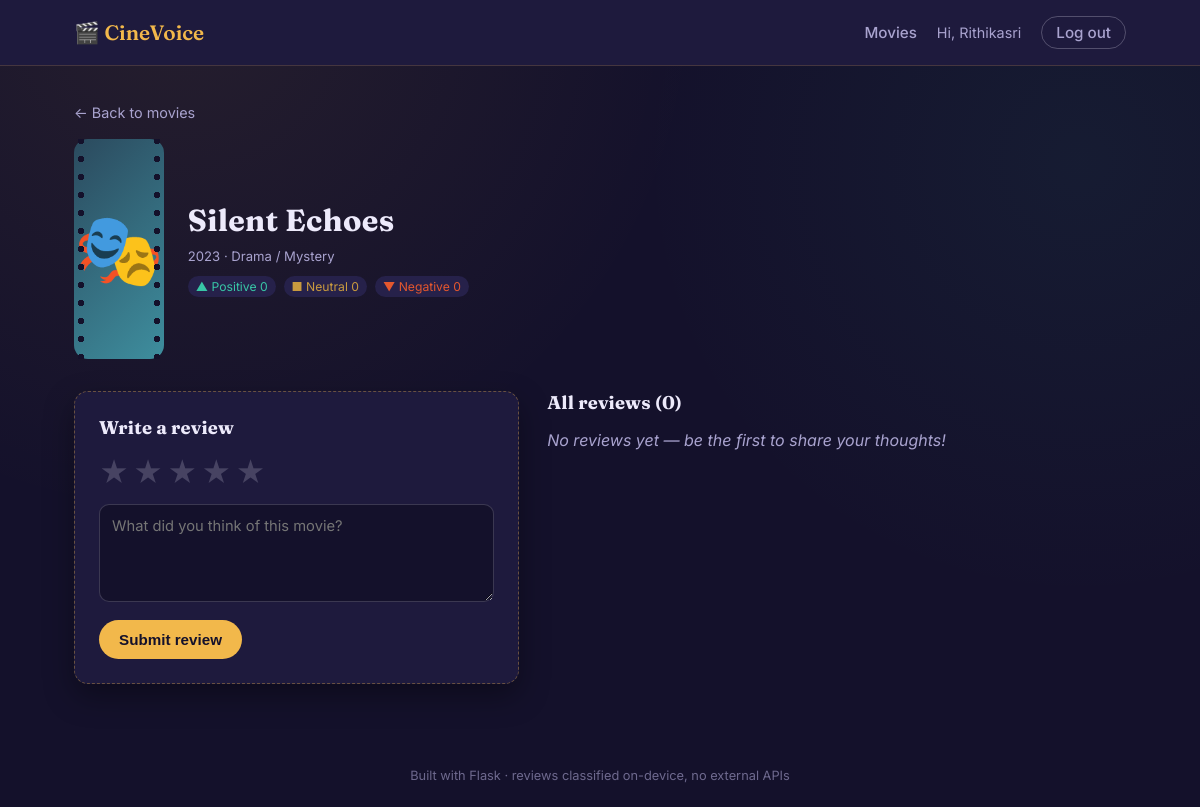
The page /movie/2 (signed in) on the database its author committed.
### tables this page shows
CREATE TABLE movies (
            id INTEGER PRIMARY KEY AUTOINCREMENT,
            name TEXT NOT NULL,
            year INTEGER NOT NULL,
            poster_class TEXT NOT NULL,
            emoji TEXT NOT NULL DEFAULT '🎬',
            genre TEXT NOT NULL DEFAULT ''
        );

### app.py (the view)
    def wrapper(*args, **kwargs):
        if not session.get("user_id"):
            flash("Please log in to continue.", "error")
            return redirect(url_for("login"))
        return view_func(*args, **kwargs)

### app.py (called while the page is built)
def get_db():
    if "db" not in g:
        g.db = sqlite3.connect(DB_PATH)
        g.db.row_factory = sqlite3.Row
        g.db.execute("PRAGMA foreign_keys = ON")
    return g.db

def login_required(view_func):
    def wrapper(*args, **kwargs):
        if not session.get("user_id"):
            flash("Please log in to continue.", "error")
            return redirect(url_for("login"))
        return view_func(*args, **kwargs)
    wrapper.__name__ = view_func.__name__
    return wrapper

@app.context_processor
def inject_globals():
    return {"current_username": session.get("username"), "is_admin": session.get("is_admin", False)}

def get_movies():
    db = get_db()
    return db.execute("SELECT * FROM movies ORDER BY id").fetchall()

def get_movie_or_404(movie_id):
    db = get_db()
    movie = db.execute("SELECT * FROM movies WHERE id = ?", (movie_id,)).fetchone()
    return movie

def get_stats():
    db = get_db()
    stats = {}
    for m in get_movies():
        stats[m["id"]] = {"positive": 0, "neutral": 0, "negative": 0, "avg_rating": 0, "total": 0}
    rows = db.execute(
        "SELECT movie_id, sentiment, COUNT(*) as cnt FROM reviews GROUP BY movie_id, sentiment"
    ).fetchall()
    for row in rows:
        mid = row["movie_id"]
        if mid in stats:
            key = row["sentiment"].lower()
            if key in stats[mid]:
                stats[mid][key] = row["cnt"]
    avg_rows = db.execute(
        "SELECT movie_id, AVG(rating) as avg_rating, COUNT(*) as total FROM reviews GROUP BY movie_id"
    ).fetchall()
    for row in avg_rows:
        mid = row["movie_id"]
        if mid in stats:
            stats[mid]["avg_rating"] = round(row["avg_rating"], 1)
            stats[mid]["total"] = row["total"]
    return stats

def get_my_reviews(user_id):
    db = get_db()
    rows = db.execute(
        "SELECT movie_id, rating, review_text, sentiment FROM reviews WHERE user_id = ?",
        (user_id,),
    ).fetchall()
    return {row["movie_id"]: dict(row) for row in rows}

### templates/movie_detail.html (shortened to what this page needs)
{% extends "base.html" %}
{% block content %}
<a class="back-link" href="{{ url_for('movies') }}">&larr; Back to movies</a>
<div class="detail-head">
  <div class="poster poster-lg {{ movie.poster_class }}">
    <span class="poster-emoji">{{ movie.emoji }}</span>
  </div>
  <div class="detail-info">
    <h1>{{ movie.name }}</h1>
    <p class="movie-meta">{{ movie.year }} &middot; {{ movie.genre }}</p>
    <div class="movie-stats movie-stats-lg">
      <span class="stat stat-pos">▲ Positive {{ stats.positive }}</span>
      <span class="stat stat-neu">■ Neutral {{ stats.neutral }}</span>
      <span class="stat stat-neg">▼ Negative {{ stats.negative }}</span>
    </div>
  </div>
</div>
<div class="detail-grid">
  <div class="review-form-card">
    <h2>{{ 'Edit your review' if my_review else 'Write a review' }}</h2>
    <form method="POST" action="{{ url_for('submit_single_review', movie_id=movie.id) }}">
      <div class="star-input" role="radiogroup" aria-label="Star rating">
        {% for i in range(5, 0, -1) %}
        <label for="star{{ i }}" title="{{ i }} star">★</label>
        {% endfor %}
      </div>
      <textarea name="review_text" rows="4" placeholder="What did you think of this movie?" required>{{ my_review.review_text if my_review else '' }}</textarea>
      <div class="form-actions">
        <button type="submit" class="btn-primary">{{ 'Update review' if my_review else 'Submit review' }}</button>
      </div>
    </form>
  </div>
  <div class="review-list">
    <h2>All reviews ({{ reviews|length }})</h2>
    {% if not reviews %}
    <p class="empty-state">No reviews yet — be the first to share your thoughts!</p>
    {% endif %}
  </div>
</div>
{% endblock %}

### static/style.css (style rules this page uses)
:root { --midnight: #14112B; --velvet: #1E1A3D; --velvet-2: #26214A; --gold: #F2B84B; --gold-dim: #C99A3F; --ticket-red: #E4572E; --lobby-teal: #38C6A6; --paper: #F5F1E8; --paper-dim: #C9C3B4; --ink: #EDEAFB; --ink-dim: #A9A3CF; --radius: 14px; --shadow: 0 12px 30px rgba(0,0,0,0.35); }
* { box-sizing: border-box; }
html, body { margin: 0; padding: 0; background: var(--midnight); color: var(--ink); font-family: 'Inter', -apple-system, BlinkMacSystemFont, sans-serif; min-height: 100vh; }
body { background-image: radial-gradient(circle at 15% 0%, rgba(242,184,75,0.08), transparent 40%), radial-gradient(circle at 90% 20%, rgba(56,198,166,0.06), transparent 35%); }
h1, h2, h3 { font-family: 'Fraunces', Georgia, serif; color: var(--ink); margin: 0 0 0.3em 0; letter-spacing: 0.01em; }
a { color: var(--gold); text-decoration: none; }
.back-link { display: inline-block; margin-bottom: 18px; color: var(--ink-dim); font-size: 0.9rem; }
.btn-primary { background: var(--gold); color: var(--midnight); border: none; padding: 11px 20px; border-radius: 999px; font-weight: 600; font-size: 0.95rem; cursor: pointer; transition: transform 0.12s ease, background 0.12s ease; }
.poster { position: relative; height: 160px; display: flex; align-items: center; justify-content: center; font-size: 3rem; }
.poster-lg { height: 220px; font-size: 4.5rem; border-radius: var(--radius); }
.poster::before, .poster::after { content: ""; position: absolute; top: 0; bottom: 0; width: 14px; background-image: radial-gradient(circle, var(--midnight) 3px, transparent 3.5px); background-size: 14px 18px; background-repeat: repeat-y; background-position: center; }
.poster::before { left: 0; }
.poster::after { right: 0; }
.poster-2 { background: linear-gradient(135deg, #2B4A5E, #3E8E9E); }
.movie-meta { color: var(--ink-dim); font-size: 0.82rem; margin: 0 0 12px; }
.movie-stats { display: flex; flex-wrap: wrap; gap: 8px; }
.movie-stats-lg { margin-top: 10px; }
.stat { font-size: 0.76rem; padding: 3px 8px; border-radius: 999px; background: var(--velvet-2); color: var(--ink-dim); }
.stat-pos { color: var(--lobby-teal); }
.stat-neg { color: var(--ticket-red); }
.stat-neu { color: var(--gold-dim); }
.detail-head { display: flex; gap: 24px; margin-bottom: 32px; align-items: center; flex-wrap: wrap; }
.detail-info h1 { font-size: 1.9rem; }
.detail-grid { display: grid; grid-template-columns: 1fr 1.3fr; gap: 28px; }
.review-form-card { background: var(--velvet); border-radius: var(--radius); padding: 24px; box-shadow: var(--shadow); border: 1px dashed rgba(242,184,75,0.35); height: fit-content; }
.review-form-card h2 { font-size: 1.15rem; margin-bottom: 16px; }
.star-input { display: flex; flex-direction: row-reverse; justify-content: flex-end; gap: 4px; font-size: 1.8rem; margin-bottom: 14px; }
.star-input label { color: rgba(237,234,251,0.2); cursor: pointer; transition: color 0.1s; }
.review-form-card textarea { width: 100%; padding: 12px; border-radius: 10px; border: 1px solid rgba(237,234,251,0.18); background: var(--midnight); color: var(--ink); font-family: inherit; font-size: 0.92rem; resize: vertical; }
.form-actions { margin-top: 14px; }
.review-list h2 { font-size: 1.15rem; margin-bottom: 16px; }
.empty-state { color: var(--ink-dim); font-style: italic; }

### rows shown on the page
movies: emoji "🎭", name "Silent Echoes", year "2023", genre "Drama / Mystery"

### other values the page prints
{{ current_username }} "Rithikasri"
{{ stats.positive }} "0"
{{ stats.neutral }} "0"
{{ stats.negative }} "0"
{{ 'Edit your review' if my_review else 'Write a review' }} "Write a review"
{{ 'Update review' if my_review else 'Submit review' }} "Submit review"
{{ reviews|length }} "0"
